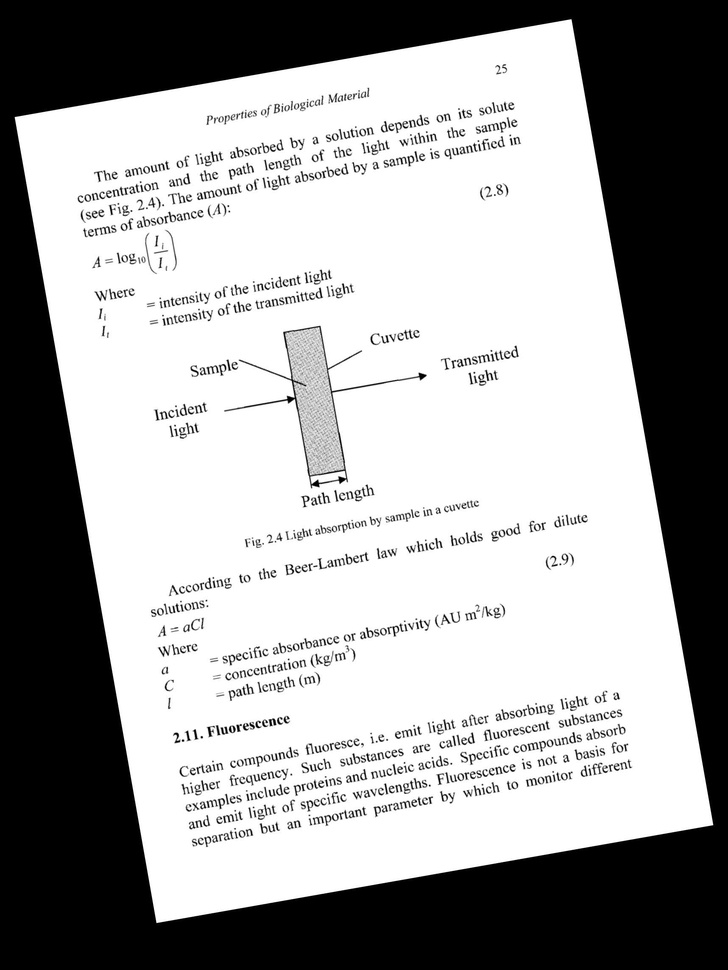
#> input picture assets/6.jpg, 728 x 970 px, shrunk from 1717 x 2289 before the run
$ jupyter execute --allow-errors ojo_ocr.ipynb
#> lines starting #> are read from the running program, lines starting #| are printed output that depends on the picture; after the words box and inside, x2 and y2 are one past the last pixel; in counts of white or black regions, pixels touching at a corner belong together
[cell 1]
# import the necessary packages
from PIL import Image
import pytesseract
import argparse
import cv2
import os

[cell 2]
# load the example image and convert it to grayscale
image = cv2.imread("assets/6.jpg")
#> image is the input picture: shape (970, 728, 3); min 0, max 255, mean 160.3
gray = cv2.cvtColor(image, cv2.COLOR_BGR2GRAY)

# check to see if we should apply thresholding to preprocess the
# image:
gray = cv2.threshold(gray, 0, 255, cv2.THRESH_BINARY | cv2.THRESH_OTSU)[1]
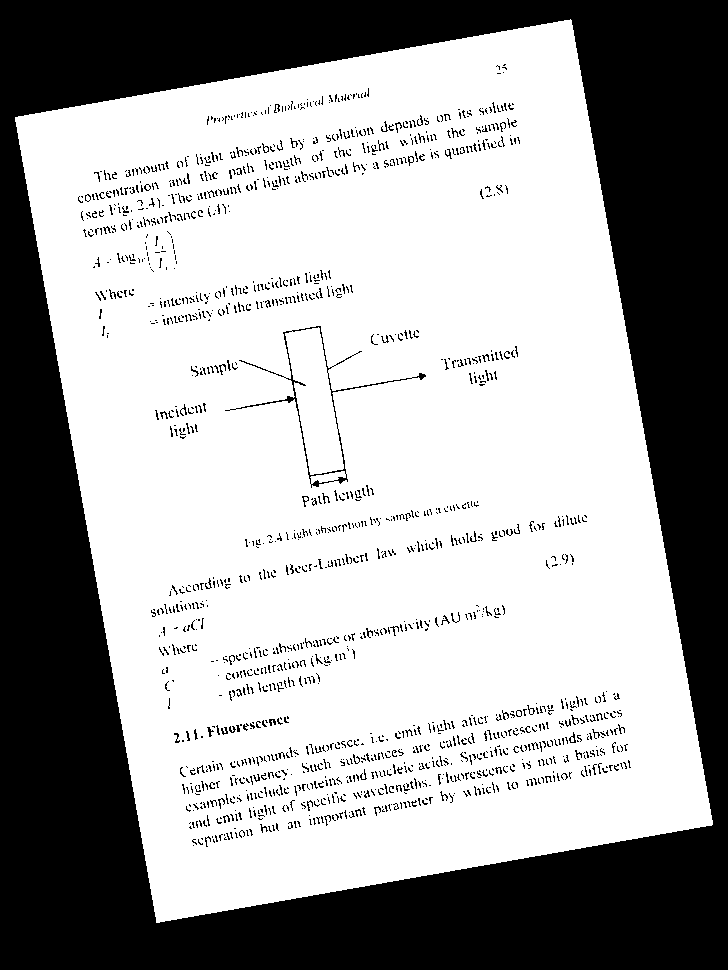
#> gray: shape (970, 728); 63.3% white; 1577 black regions (1475 under 20 px), largest, box (x1, y1, x2, y2) and area: (0, 0, 728, 970) 243457, (225, 326, 426, 488) 1011, (269, 719, 276, 726) 32

# make a check to see if median blurring should be done to remove
# noise
gray = cv2.medianBlur(gray, 3)
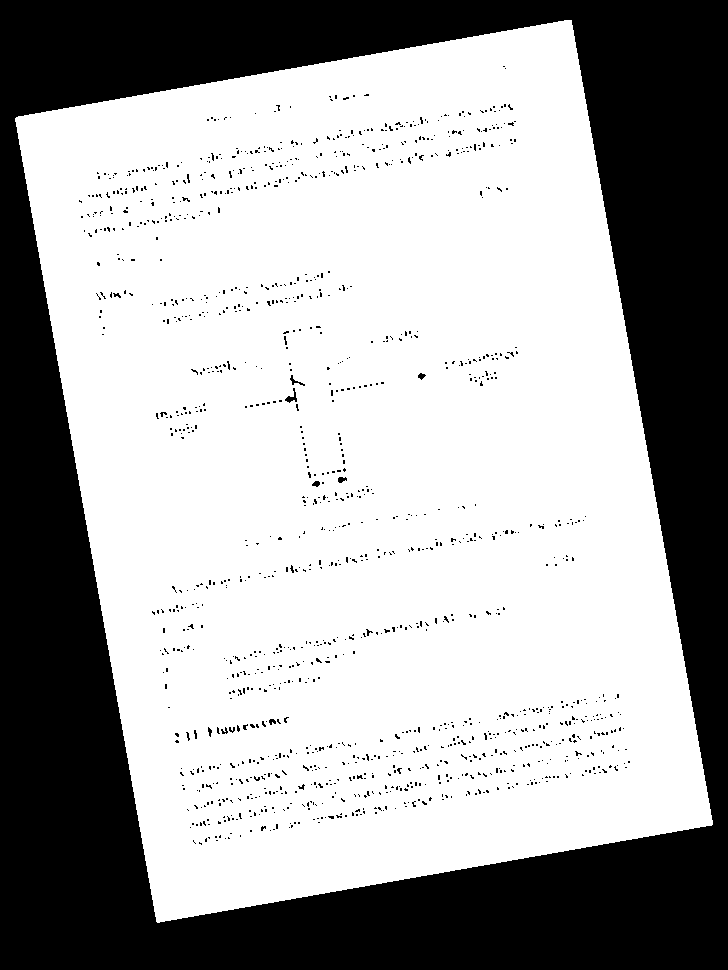
#> gray: shape (970, 728); 64.6% white; 1359 black regions (1347 under 20 px), largest, box (x1, y1, x2, y2) and area: (0, 0, 728, 970) 243460, (285, 388, 297, 403) 68, (290, 375, 305, 386) 47

# write the grayscale image to disk as a temporary file so we can
# apply OCR to it

filename = "output.png"
cv2.imwrite(filename, gray)
#> Out = True

$ run again, with assets/3.jpg copied over assets/6.jpg
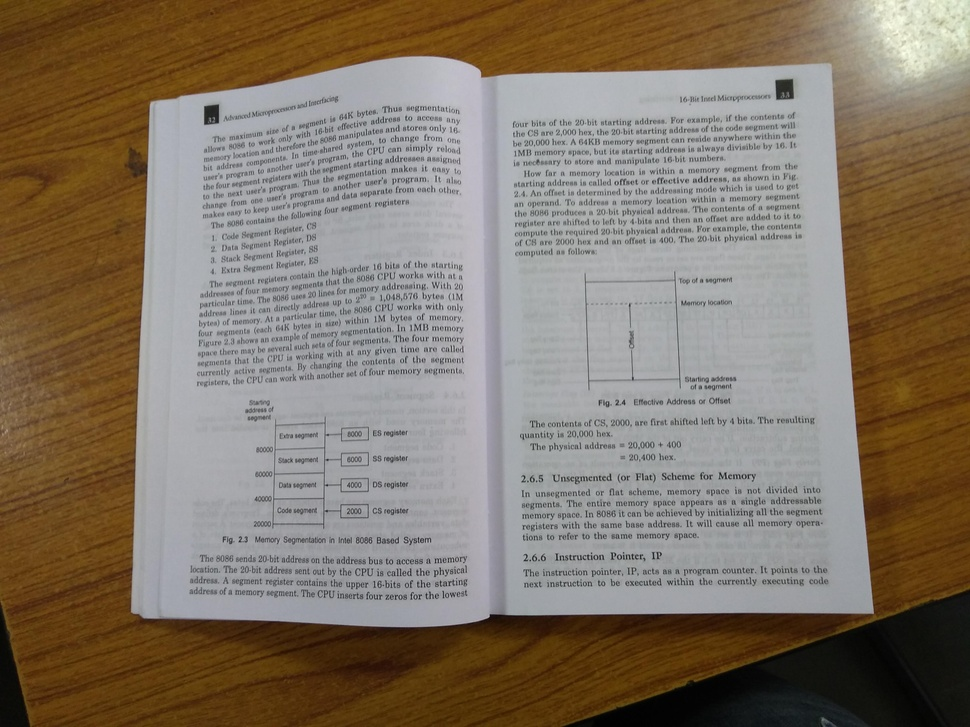
#> input picture assets/3.jpg, 970 x 727 px, shrunk from 4160 x 3120 before the run
#> image is the input picture: shape (727, 970, 3); mean B, G, R 102.8, 118, 130.7
#> `gray = cv2.threshold(gray, 0, 255, cv2.THRESH_BINARY | cv2.THRESH_OTSU..`:
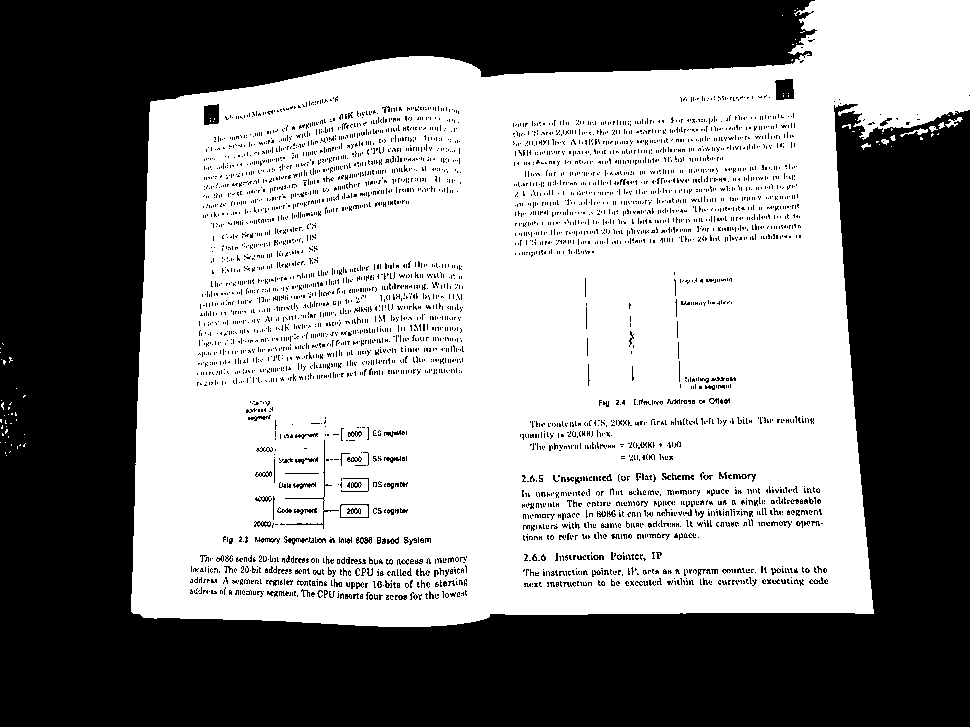
#> gray: shape (727, 970); 54% white; 4399 black regions (4258 under 20 px), largest, box (x1, y1, x2, y2) and area: (0, 0, 970, 727) 298826, (775, 79, 794, 100) 345, (204, 104, 219, 125) 281
#> `gray = cv2.medianBlur(gray, 3)`:
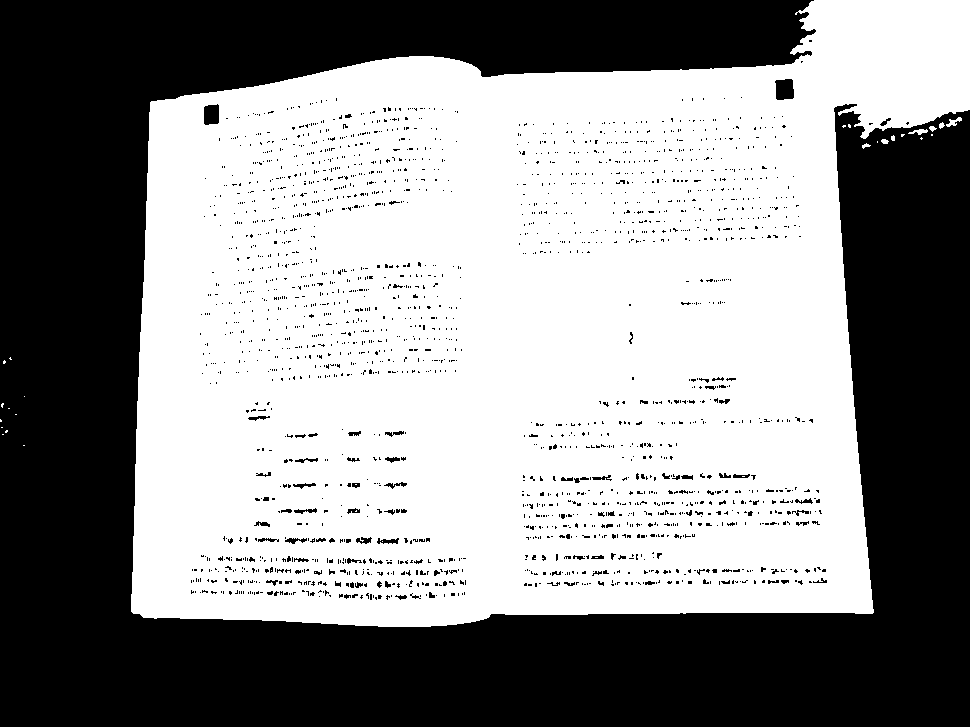
#> gray: shape (727, 970); 56% white; 2134 black regions (2050 under 20 px), largest, box (x1, y1, x2, y2) and area: (0, 0, 970, 727) 298980, (775, 79, 794, 100) 348, (204, 104, 219, 125) 284
#> Out = True

$ run again, with assets/4.jpg copied over assets/6.jpg
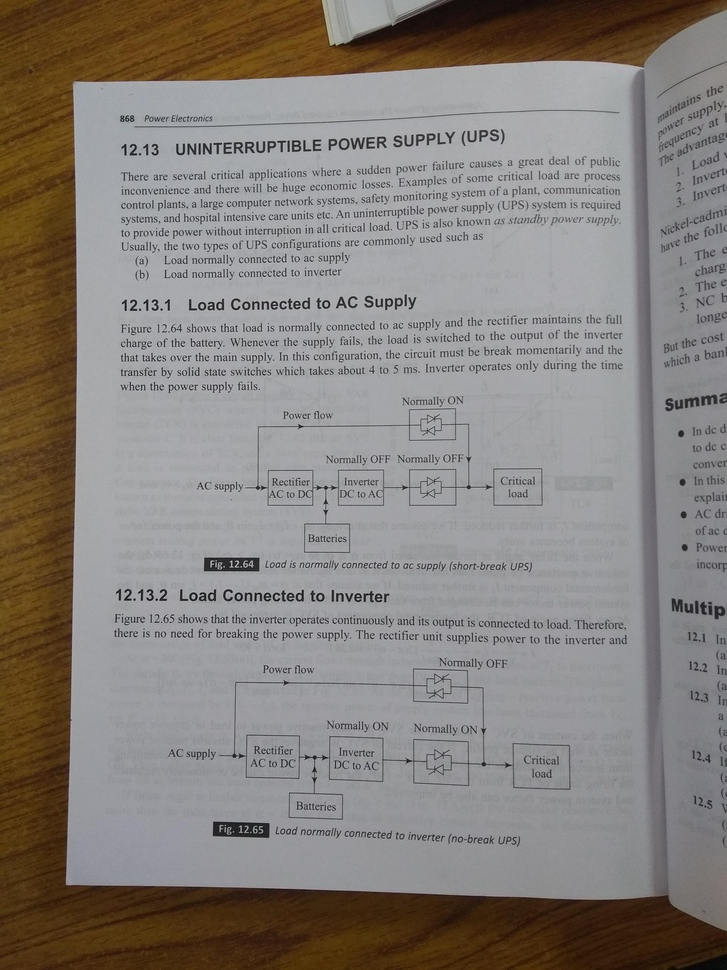
#> input picture assets/4.jpg, 727 x 970 px, shrunk from 3120 x 4160 before the run
#> image is the input picture: shape (970, 727, 3); mean B, G, R 122.9, 127.9, 134
#> `gray = cv2.threshold(gray, 0, 255, cv2.THRESH_BINARY | cv2.THRESH_OTSU..`:
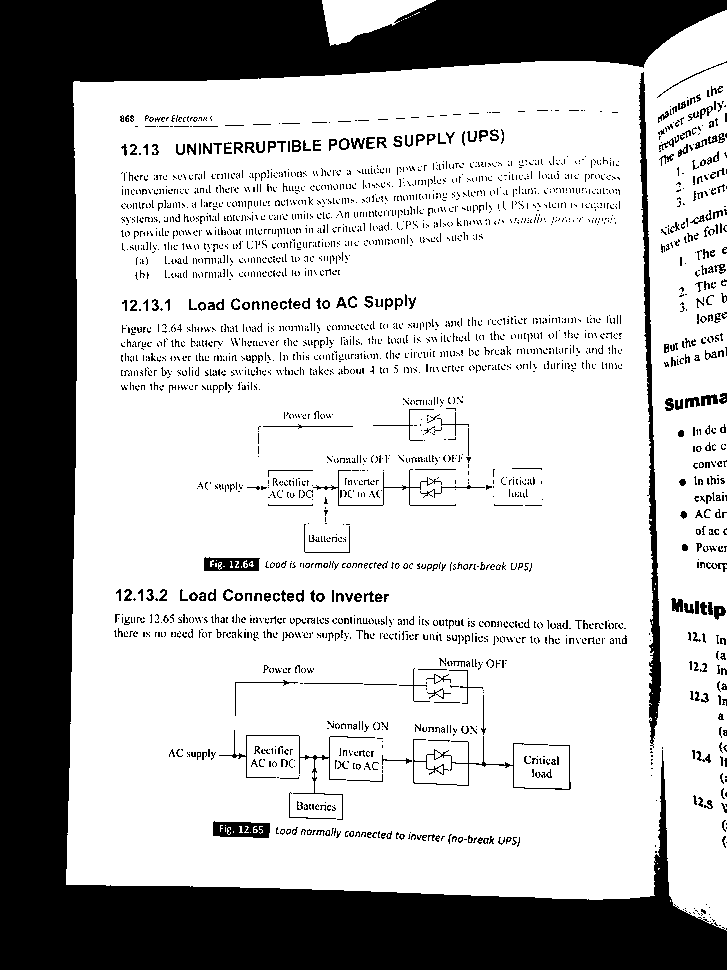
#> gray: shape (970, 727); 72.1% white; 2945 black regions (2636 under 20 px), largest, box (x1, y1, x2, y2) and area: (0, 0, 727, 970) 162716, (639, 72, 661, 748) 3879, (213, 821, 270, 838) 734
#> `gray = cv2.medianBlur(gray, 3)`:
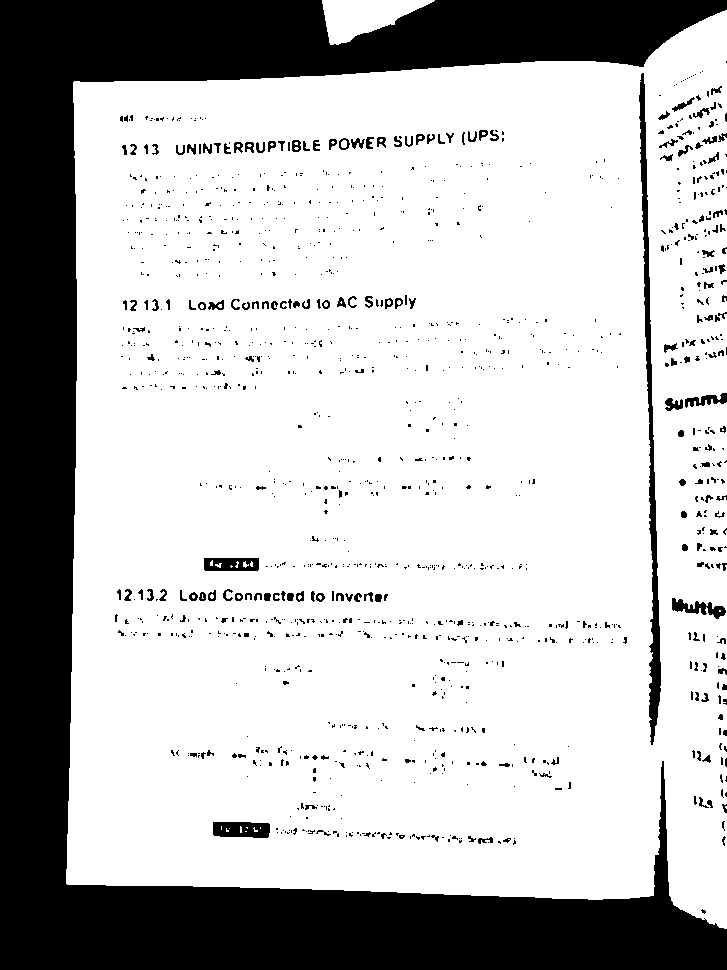
#> gray: shape (970, 727); 74.3% white; 1324 black regions (1137 under 20 px), largest, box (x1, y1, x2, y2) and area: (0, 0, 727, 970) 162735, (639, 73, 661, 745) 3881, (213, 822, 270, 838) 793
#> Out = True
